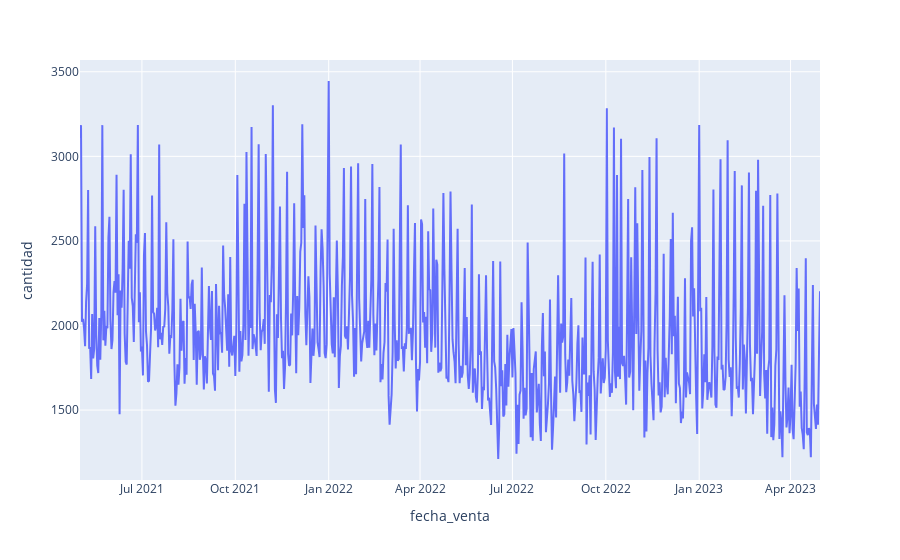

Here is the notebook cell this chart was saved with:
### Markdown cell above
11. Aplica alguna técnica estadística para observar si hay estacionalidad en la evolucion temporal general de la variable "cantidad". Pista: Tomar la primera diferencia y, después, hacer un analisis de autocorrelación.

12. Sin aplicar la primera diferencia y creando nuevas columnas de fecha a partir de la variable "fecha_venta" (semana del año, mes del año, día de la semana, día del mes, día del año) comprueba realizando diferentes agrupaciones y gráficos si nuestro análisis de autocorrelación de nuestra variable cantidad nos mostraba lo correcto. Si encuentras algún gráfico que te llame la atención, baja el nivel del análisis (Ej: 1. Cantidad general -> 2. Cantidad por familia -> 3. Cantidad por artículo).

### Code cell
# 11
# Check si el proceso es estacionario

def check_stationarity(series):
    result = adfuller(series.values)

    print('ADF Statistic: ', result[0])
    print('p-value: ', result[1])
    print('Critical Values:')
    for key, value in result[4].items():
        print('\t%s: %.3f' % (key, value))

    if (result[1] <= 0.05) & (result[4]['5%'] > result[0]):
        print("\u001b[32m Stationary \u001b[0m")
    else:
        print("\x1b[31m Non-stationary \x1b[0m")

group = df.groupby([pd.Grouper(key="fecha_venta", freq="1D")])["cantidad"].sum().reset_index()
check_stationarity(group["cantidad"])
fig = px.line(group, x="fecha_venta", y="cantidad")
fig.show()

### Figure 1 — Plotly figure (JSON) as saved in the notebook; plotly's stock layout.template omitted (floating-point values rounded to 4 significant figures; data arrays with more than 128 entries replaced by an {"elided": "..."} marker saying what was removed)
{"data": [{"hovertemplate": "fecha_venta=%{x}<br>cantidad=%{y}<extra></extra>", "legendgroup": "", "line": {"color": "#636efa", "dash": "solid"}, "marker": {"symbol": "circle"}, "mode": "lines", "name": "", "orientation": "v", "showlegend": false, "type": "scatter", "x": {"elided": "730 str values"}, "xaxis": "x", "y": {"elided": "730 float values"}, "yaxis": "y"}], "layout": {"legend": {"tracegroupgap": 0}, "margin": {"t": 60}, "xaxis": {"anchor": "y", "domain": [0, 1], "title": {"text": "fecha_venta"}}, "yaxis": {"anchor": "x", "domain": [0, 1], "title": {"text": "cantidad"}}}}
